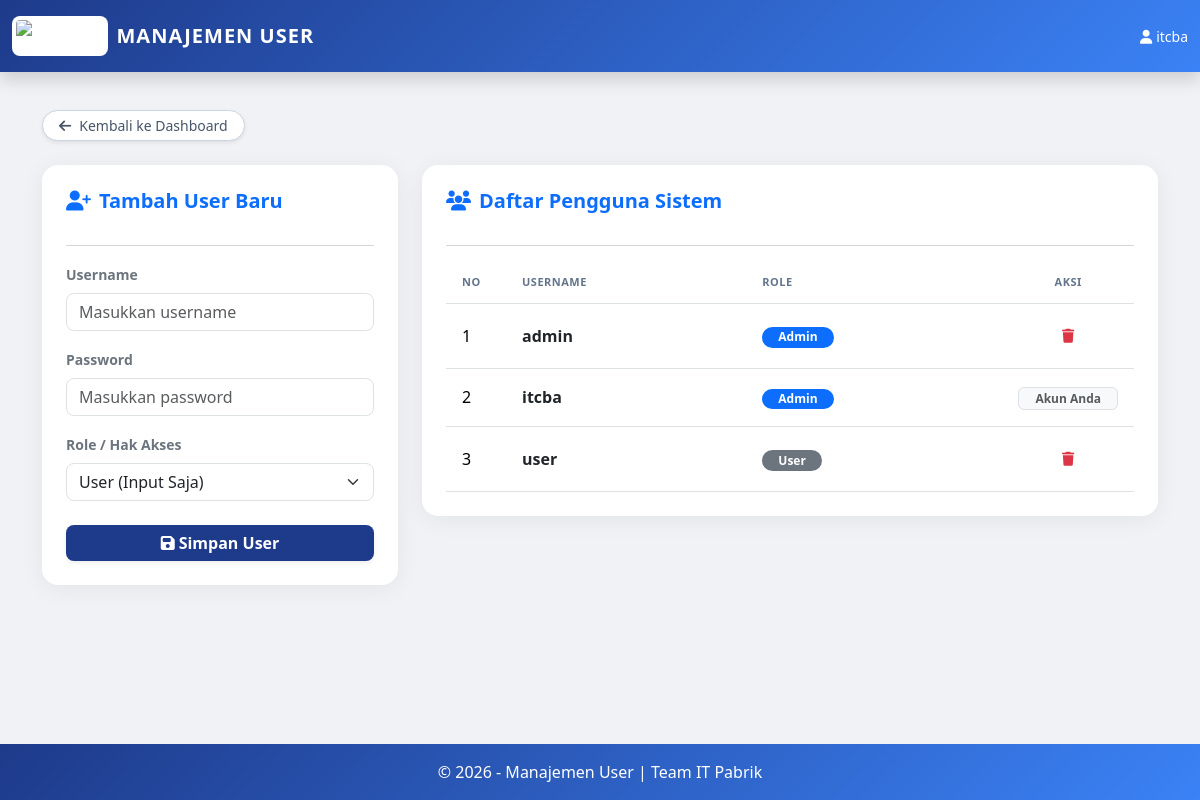
Page /users.php (signed in) on the committed database.
### tables this page shows
CREATE TABLE `users` (
  `id` int(11) NOT NULL,
  `username` varchar(100) NOT NULL,
  `pass` varchar(100) NOT NULL,
  `nama` varchar(200) DEFAULT NULL,
  `email` varchar(200) DEFAULT NULL,
  `status` enum('Aktif','Non-Aktif') DEFAULT 'Aktif',
  `role` enum('Admin','User','superadmin') DEFAULT 'User',
  `created_at` datetime DEFAULT current_timestamp()
);

### users.php (the view, shortened to what this page needs)
<?php
include "config/koneksi.php";
$listUsers = mysqli_query($conn, "SELECT * FROM users WHERE role != 'superadmin' ORDER BY username ASC");
?>
<!DOCTYPE html>
<html lang="id">
<head>
  <link href="https://cdn.jsdelivr.net/npm/bootstrap@5.3.2/dist/css/bootstrap.min.css" rel="stylesheet">
  <link rel="stylesheet" href="https://cdnjs.cloudflare.com/ajax/libs/font-awesome/6.4.2/css/all.min.css">
</head>
<body>
  <nav class="navbar navbar-dark fixed-top py-3 shadow">
    <div class="container-fluid d-flex justify-content-between align-items-center">
      <div class="d-flex align-items-center gap-2 text-white" style="cursor:pointer" onclick="window.location.href='dashboard.php'">
        <img src="assets/images/cba.png" alt="Logo CBA" style="height:40px; background:white; padding:4px; border-radius:8px;">
        <span class="fw-bold fs-5" style="letter-spacing:1px">MANAJEMEN USER</span>
      </div>
      <div class="d-flex align-items-center gap-2">
        <span class="text-white small d-none d-sm-inline"><i class="fa-solid fa-user me-1"></i><?= htmlspecialchars($_SESSION['username']) ?></span>
      </div>
    </div>
  </nav>
  <div class="container" style="margin-top:110px; padding-bottom:40px;">
    <div class="d-flex align-items-center justify-content-between mb-4 flex-wrap gap-2">
      <a href="dashboard.php" class="btn btn-sm btn-outline-secondary rounded-pill bg-white px-3 shadow-sm d-flex align-items-center gap-2">
        <i class="fa-solid fa-arrow-left"></i> <span>Kembali ke Dashboard</span>
      </a>
    </div>
    <div class="row">
      <div class="col-lg-4 mb-4">
        <div class="card p-4">
          <h5 class="fw-bold mb-3 text-primary d-flex align-items-center gap-2">
            <i class="fa-solid fa-user-plus"></i> Tambah User Baru
          </h5>
          <hr class="text-muted opacity-25">
          <form method="POST">
            <div class="mb-3">
              <label class="form-label fw-semibold text-secondary small">Username</label>
              <input type="text" name="username" class="form-control form-control-md rounded-3" placeholder="Masukkan username" required>
            </div>
            <div class="mb-3">
              <label class="form-label fw-semibold text-secondary small">Password</label>
              <input type="password" name="password" class="form-control form-control-md rounded-3" placeholder="Masukkan password" required>
            </div>
            <div class="mb-4">
              <label class="form-label fw-semibold text-secondary small">Role / Hak Akses</label>
              <select name="role" class="form-select form-select-md rounded-3" required>
                <option value="User">User (Input Saja)</option>
              </select>
            </div>
            <button type="submit" name="tambah_user" class="btn btn-primary w-100 py-2.5 fw-bold shadow-sm rounded-3">
              <i class="fa-solid fa-save me-1"></i>Simpan User
            </button>
          </form>
        </div>
      </div>
      <div class="col-lg-8 mb-4">
        <div class="card p-4">
          <h5 class="fw-bold mb-3 text-primary d-flex align-items-center gap-2">
            <i class="fa-solid fa-users"></i> Daftar Pengguna Sistem
          </h5>
          <hr class="text-muted opacity-25">
          <div class="table-responsive">
            <table class="table table-hover align-middle mb-0">
              <thead>
                <tr>
                  <th style="width: 60px;">No</th>
                  <th>Username</th>
                  <th>Role</th>
                  <th class="text-center" style="width: 120px;">Aksi</th>
                </tr>
              </thead>
              <tbody>
                <?php $no = 1; while ($u = mysqli_fetch_assoc($listUsers)): ?>
                <tr>
                  <td><?= $no++ ?></td>
                  <td class="fw-bold text-dark"><?= htmlspecialchars($u['username']) ?></td>
                  <td>
                    <span class="badge <?= $u['role'] == 'Admin' ? 'bg-primary' : ($u['role'] == 'Monitoring' ? 'bg-info text-dark' : 'bg-secondary') ?> rounded-pill px-3 py-1.5">
                      <?= $u['role'] ?>
                    </span>
                  </td>
                  <td class="text-center">
                    <?php if ($u['id'] != $_SESSION['id']): ?>
                    <button class="btn btn-sm btn-outline-danger border-0 rounded-circle" style="width: 32px; height: 32px; padding: 0;" onclick="confirmDelete(<?= $u['id'] ?>)" title="Hapus User">
                      <i class="fa-solid fa-trash"></i>
                    </button>
                    <?php else: ?>
                    <span class="badge bg-light text-muted border px-3 py-1.5">Akun Anda</span>
                    <?php endif; ?>
                  </td>
                </tr>
                <?php endwhile; ?>
              </tbody>
            </table>
          </div>
        </div>
      </div>
    </div>
  </div>
  <footer class="py-3 text-center">
    &copy; <?= date('Y') ?> - Manajemen User | Team IT Pabrik
  </footer>
</body>
</html>

### users.php (style rules this page uses)
:root { --blue: #2563eb; --blue-dark: #1e3a8a; --blue-light: #3b82f6; }
body { background: #f0f2f5; font-family: 'Segoe UI', Tahoma, Geneva, Verdana, sans-serif; min-height: 100vh; display: flex; flex-direction: column; }
.navbar { background: linear-gradient(135deg, var(--blue-dark), var(--blue-light)); }
.card { border: none; border-radius: 16px; box-shadow: 0 4px 24px rgba(0,0,0,0.06); }
.table thead { background: #f8fafc; }
.table th { font-weight: 600; text-transform: uppercase; font-size: 11px; letter-spacing: 0.5px; color: #64748b; padding: 12px 16px; }
.table td { padding: 16px; }
.btn-primary { background: var(--blue-dark); border: none; transition: all 0.2s; }
.btn-outline-secondary { border-color: #cbd5e1; color: #475569; }
footer { background: linear-gradient(135deg, var(--blue-dark), var(--blue-light)); color: #fff; margin-top: auto; }

### rows in the picture
users: username "admin", role "Admin"
users: username "itcba", role "Admin", shows "Akun Anda"
users: username "user", role "User"

### other values in the picture
$_SESSION['username'] "itcba"
